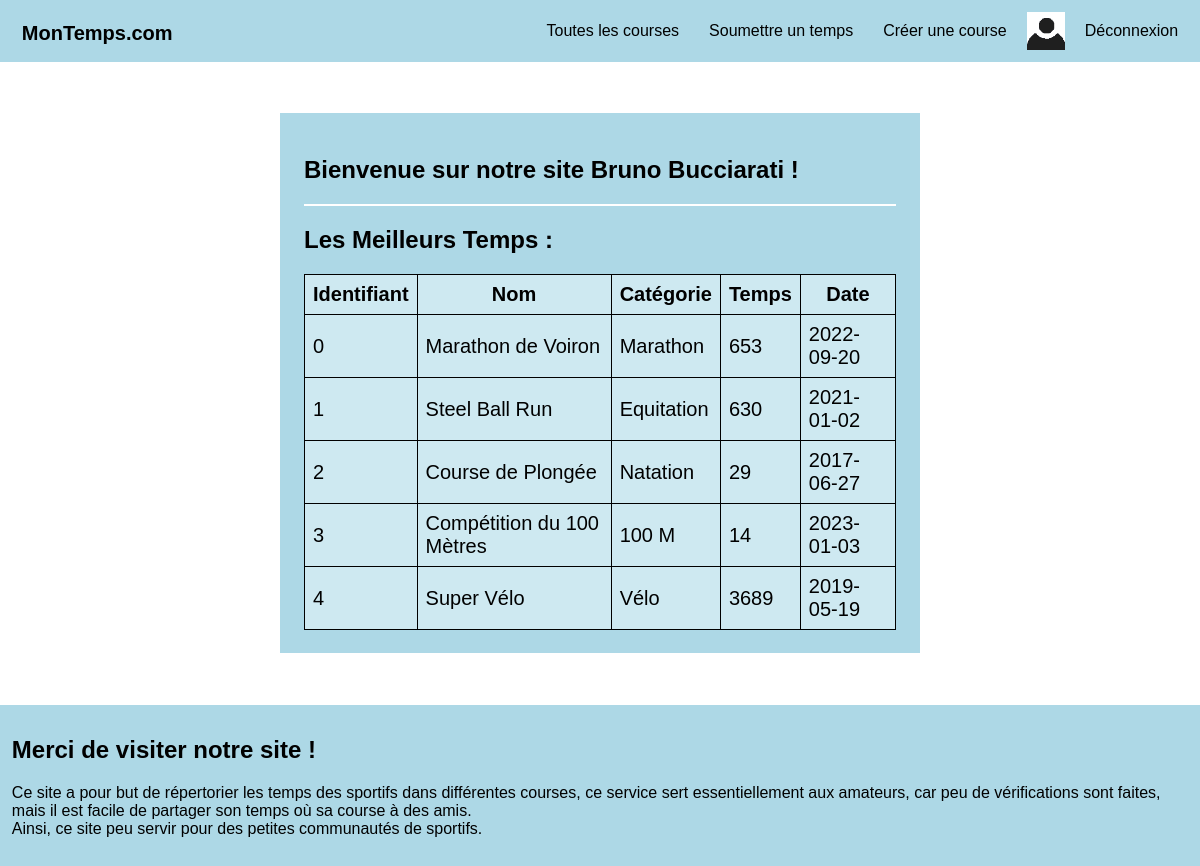
Screenshot of / (signed in) with the database file from the repository.
### tables this page shows
CREATE TABLE Utilisateurs (
	"email" TEXT UNIQUE NOT NULL,
	"password" TEXT NOT NULL,
	"nickname" TEXT NOT NULL,
	"age" INT NOT NULL,
	CONSTRAINT PK_Utilisateurs PRIMARY KEY ("email"),
	CHECK("email" LIKE "%@%")
);

CREATE TABLE Courses (
	"id" TEXT UNIQUE NOT NULL,
	"name" TEXT NOT NULL,
	"type" TEXT NOT NULL,
	"date" TEXT NOT NULL,
	CONSTRAINT PK_Courses PRIMARY KEY ("id")
);

### index.php (the view)
<?php
include 'header.php';
?>
</header>
<section>
    <?php if(is_logged()): ?>
        <h1>Bienvenue sur notre site <?=get_account_info("nickname")?> !</h1>
        <hr>
    <?php endif; ?>
    <h2>Les Meilleurs Temps :</h2>
    <?php
    $result = $connexion->query("SELECT id, name, type, date FROM Courses AS C");
    echo "<table>
        <tr>
            <th>Identifiant</th>
            <th>Nom</th>
            <th>Catégorie</th>
            <th>Temps</th>
            <th>Date</th>
        </tr>";
    foreach($result as $row)
    {
        $id = $row['id'];
        $result = $connexion->query(
            "SELECT MIN(temps) AS min
        FROM Temps
        WHERE id = \"$id\"");
        $temps = $result->fetchAll()[0]['min'];
        echo "<tr>
            <td>".$id."</td>
            <td>".$row['name']."</td>
            <td>".$row['type']."</td>
            <td>".$temps."</td>
            <td>".$row['date']."</td>
        <tr>";
    }
    echo "</table>";
    ?>
</section>
<?php include 'footer.php' ?>

### assets/style.css (style rules this page uses)
* { color: black; font-family: sans-serif; }
body { background-color: white; }
hr { border: 1px solid white; color: white; }
section { background-color: lightblue; margin: auto; margin-bottom: 5%; margin-top: 5%; padding: 2%; position: relative; width: 50%; }
table { border-collapse: collapse; display: flex; justify-content: space-around; font-size: 20px; }
td, th { background-color: rgb(206, 233, 241); border: 1px solid black; padding: 8px; }

### rows the page displays
utilisateurs: nickname "Bruno Bucciarati"
courses: id "0", name "Marathon de Voiron", type "Marathon", temps "653", date "2022-09-20"
courses: id "1", name "Steel Ball Run", type "Equitation", temps "630", date "2021-01-02"
courses: id "2", name "Course de Plongée", type "Natation", temps "29", date "2017-06-27"
courses: id "3", name "Compétition du 100 Mètres", type "100 M", temps "14", date "2023-01-03"
courses: id "4", name "Super Vélo", type "Vélo", temps "3689", date "2019-05-19"

### other values shown
NOM_SITE "MonTemps.com"
